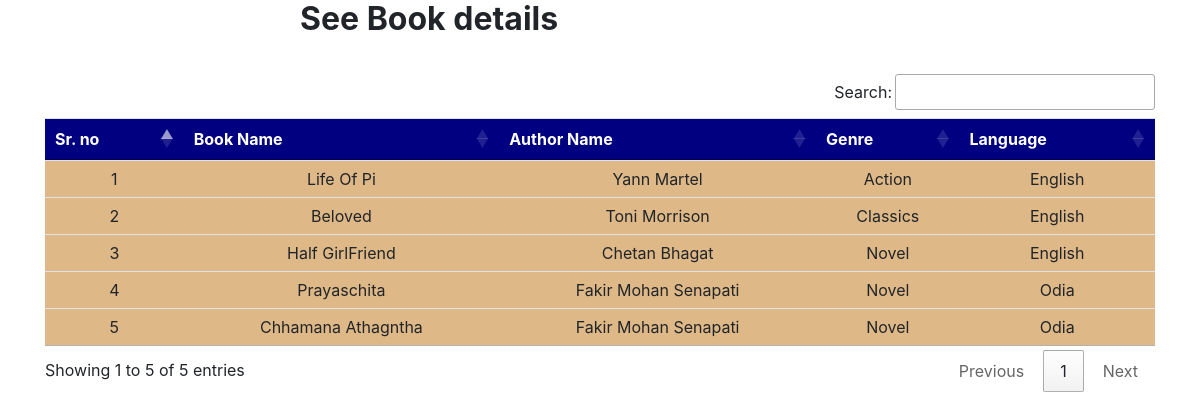
/book/, run on the app's committed database.
### intern/models.py (models this page shows, shortened)
class Book(models.Model):
    Book_name=models.CharField(max_length=200)
    Author=models.CharField(max_length=200)
    Genre=models.CharField(max_length=200)
    Language=models.CharField(max_length=200)

### intern/views.py (the view)
# urls.py: path('book/',views.book,name='book')
def book(request):
    book=Book.objects.all()
    d={'book':book}
    return render(request,'intern/book.html',d)

### intern/templates/intern/book.html (shortened to what this page needs)
<html>
<head>
     <link rel="stylesheet" href="https://maxcdn.bootstrapcdn.com/bootstrap/4.5.2/css/bootstrap.min.css">
    <link rel="stylesheet" href="https://cdnjs.cloudflare.com/ajax/libs/font-awesome/4.7.0/css/font-awesome.min.css">
    <link rel="stylesheet" href="https://cdn.datatables.net/1.10.25/css/jquery.dataTables.min.css">
<link rel="stylesheet" href=" https://cdn.datatables.net/buttons/1.7.1/css/buttons.dataTables.min.css">
</head>
<h2 style="font-weight:bold;margin-left:25%">See Book details</h2>
<div class="container" style="margin-top:3%">
<table class="table table-hover" id="example">
    <thead>
    <tr style="background-color : #000080 ; color:white">
        <th>Sr. no</th>
        <th>Book Name</th>
        <th>Author Name</th>
        <th>Genre</th>
         <th>Language</th>
    </tr>
    </thead>
    <tbody >
    {% for i in book %}
    <tr style="background-color:#DEB887">
        <td>{{forloop.counter}}</td>
        <td>{{i.Book_name}}  </td>
        <td>{{i.Author}}</td>
        <td>{{i.Genre}}</td>
        <td>{{i.Language}}</td>
    </tr>
    {% endfor %}
    </tbody>
</table>
</html>

### intern/templates/intern/book.html (style rules this page uses)
tr { text-align:center; }

### data on the page
Book: Book_name "Life Of Pi", Author "Yann Martel", Genre "Action", Language "English"
Book: Book_name "Beloved", Author "Toni Morrison", Genre "Classics", Language "English"
Book: Book_name "Half GirlFriend", Author "Chetan Bhagat", Genre "Novel", Language "English"
Book: Book_name "Prayaschita", Author "Fakir Mohan Senapati", Genre "Novel", Language "Odia"
Book: Book_name "Chhamana Athagntha", Author "Fakir Mohan Senapati", Genre "Novel", Language "Odia"
